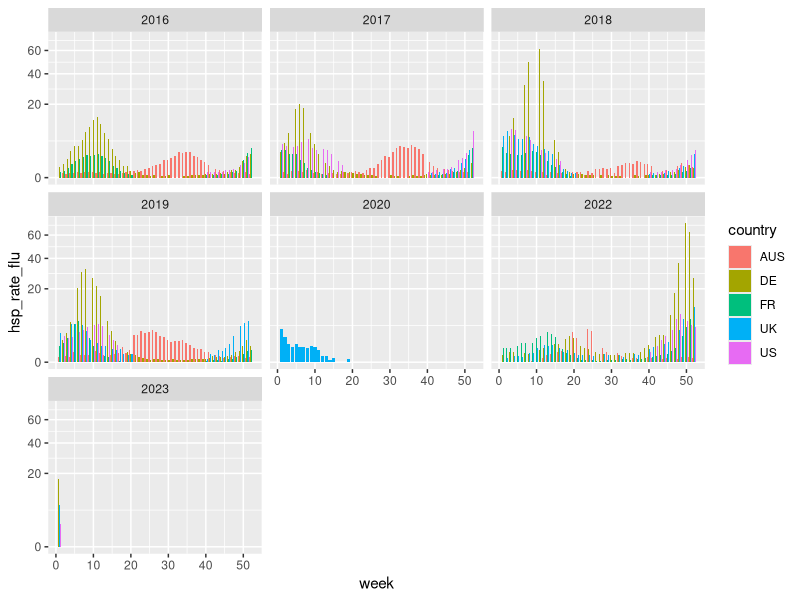

Here is the R script that generated this plot:
# This is the first basic analysis
# DZAJ 19 01 2022

library(tidyverse)

data <- read.csv(file = 'data/merged_data/first_output_2022_01_19.csv')

not_all_na <- function(x) any(!is.na(x))

unique(data$age_group)


data <- data |> select(where(not_all_na)) |>
     mutate(age_group = case_when(age_group == "Overall" ~ "Total", 
                                  age_group == "ALL" ~ "Total",
                                  TRUE ~ age_group))



totals <-
     data |> mutate(hemisphere = case_when(hemisphere == "sh" ~ "SH",
                                   TRUE ~ hemisphere)) |> 
     filter(age_group == "Total" & hemisphere=="NH")


totals

totals |> ggplot(mapping=aes(x=week, y=hsp_rate_flu, fill=country))+
     geom_col(position="dodge")+
     facet_wrap(. ~ year)+
     scale_y_sqrt()

# data <- data |> mutate(across(hsp_rate:subtype_c_rate, as.double))